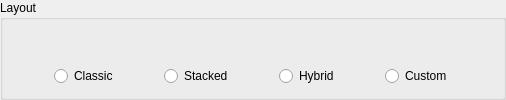
    <widget class="QGroupBox" name="qgbLayout">
     <property name="title">
      <string>Layout</string>
     </property>
     <layout class="QGridLayout" name="gridLayoutLayout">
      <item row="0" column="5">
       <widget class="QLabel" name="qlLHybrid">
        <property name="sizePolicy">
         <sizepolicy hsizetype="Preferred" vsizetype="Preferred">
          <horstretch>0</horstretch>
          <verstretch>0</verstretch>
         </sizepolicy>
        </property>
        <property name="text">
         <string/>
        </property>
        <property name="pixmap">
         <pixmap>skin:layout_hybrid.svg</pixmap>
        </property>
        <property name="scaledContents">
         <bool>false</bool>
        </property>
       </widget>
      </item>
      <item row="1" column="5">
       <widget class="QRadioButton" name="qrbLHybrid">
        <property name="sizePolicy">
         <sizepolicy hsizetype="Preferred" vsizetype="Fixed">
          <horstretch>0</horstretch>
          <verstretch>0</verstretch>
         </sizepolicy>
        </property>
        <property name="text">
         <string>Hybrid</string>
        </property>
        <property name="iconSize">
         <size>
          <width>64</width>
          <height>64</height>
         </size>
        </property>
       </widget>
      </item>
      <item row="1" column="7">
       <widget class="QRadioButton" name="qrbLCustom">
        <property name="sizePolicy">
         <sizepolicy hsizetype="Preferred" vsizetype="Fixed">
          <horstretch>0</horstretch>
          <verstretch>0</verstretch>
         </sizepolicy>
        </property>
        <property name="text">
         <string>Custom</string>
        </property>
       </widget>
      </item>
      <item row="0" column="7">
       <widget class="QLabel" name="qlLCustom">
        <property name="text">
         <string/>
        </property>
        <property name="pixmap">
         <pixmap>skin:layout_custom.svg</pixmap>
        </property>
       </widget>
      </item>
      <item row="1" column="3">
       <widget class="QRadioButton" name="qrbLStacked">
        <property name="sizePolicy">
         <sizepolicy hsizetype="Preferred" vsizetype="Fixed">
          <horstretch>0</horstretch>
          <verstretch>0</verstretch>
         </sizepolicy>
        </property>
        <property name="text">
         <string>Stacked</string>
        </property>
        <property name="iconSize">
         <size>
          <width>64</width>
          <height>64</height>
         </size>
        </property>
       </widget>
      </item>
      <item row="1" column="1">
       <widget class="QRadioButton" name="qrbLClassic">
        <property name="sizePolicy">
         <sizepolicy hsizetype="Preferred" vsizetype="Fixed">
          <horstretch>0</horstretch>
          <verstretch>0</verstretch>
         </sizepolicy>
        </property>
        <property name="text">
         <string>Classic</string>
        </property>
        <property name="iconSize">
         <size>
          <width>64</width>
          <height>64</height>
         </size>
        </property>
       </widget>
      </item>
      <item row="1" column="2">
       <spacer name="horizontalSpacer_4">
        <property name="orientation">
         <enum>Qt::Orientation::Horizontal</enum>
        </property>
        <property name="sizeHint" stdset="0">
         <size>
          <width>40</width>
          <height>20</height>
         </size>
        </property>
       </spacer>
      </item>
      <item row="0" column="1">
       <widget class="QLabel" name="qlLClassic">
        <property name="sizePolicy">
         <sizepolicy hsizetype="Preferred" vsizetype="Preferred">
          <horstretch>0</horstretch>
          <verstretch>0</verstretch>
         </sizepolicy>
        </property>
        <property name="pixmap">
         <pixmap>skin:layout_classic.svg</pixmap>
        </property>
       </widget>
      </item>
      <item row="0" column="3">
       <widget class="QLabel" name="qlLStacked">
        <property name="sizePolicy">
         <sizepolicy hsizetype="Preferred" vsizetype="Preferred">
          <horstretch>0</horstretch>
          <verstretch>0</verstretch>
         </sizepolicy>
        </property>
        <property name="text">
         <string/>
        </property>
        <property name="pixmap">
         <pixmap>skin:layout_stacked.svg</pixmap>
        </property>
       </widget>
      </item>
      <item row="1" column="4">
       <spacer name="horizontalSpacer_5">
        <property name="orientation">
         <enum>Qt::Orientation::Horizontal</enum>
        </property>
        <property name="sizeHint" stdset="0">
         <size>
          <width>40</width>
          <height>20</height>
         </size>
        </property>
       </spacer>
      </item>
      <item row="1" column="0">
       <spacer name="horizontalSpacer_2">
        <property name="orientation">
         <enum>Qt::Orientation::Horizontal</enum>
        </property>
        <property name="sizeHint" stdset="0">
         <size>
          <width>40</width>
          <height>20</height>
         </size>
        </property>
       </spacer>
      </item>
      <item row="1" column="8">
       <spacer name="horizontalSpacer_3">
        <property name="orientation">
         <enum>Qt::Orientation::Horizontal</enum>
        </property>
        <property name="sizeHint" stdset="0">
         <size>
          <width>40</width>
          <height>20</height>
         </size>
        </property>
       </spacer>
      </item>
      <item row="1" column="6">
       <spacer name="horizontalSpacer_6">
        <property name="orientation">
         <enum>Qt::Orientation::Horizontal</enum>
        </property>
        <property name="sizeHint" stdset="0">
         <size>
          <width>40</width>
          <height>20</height>
         </size>
        </property>
       </spacer>
      </item>
     </layout>
    </widget>
